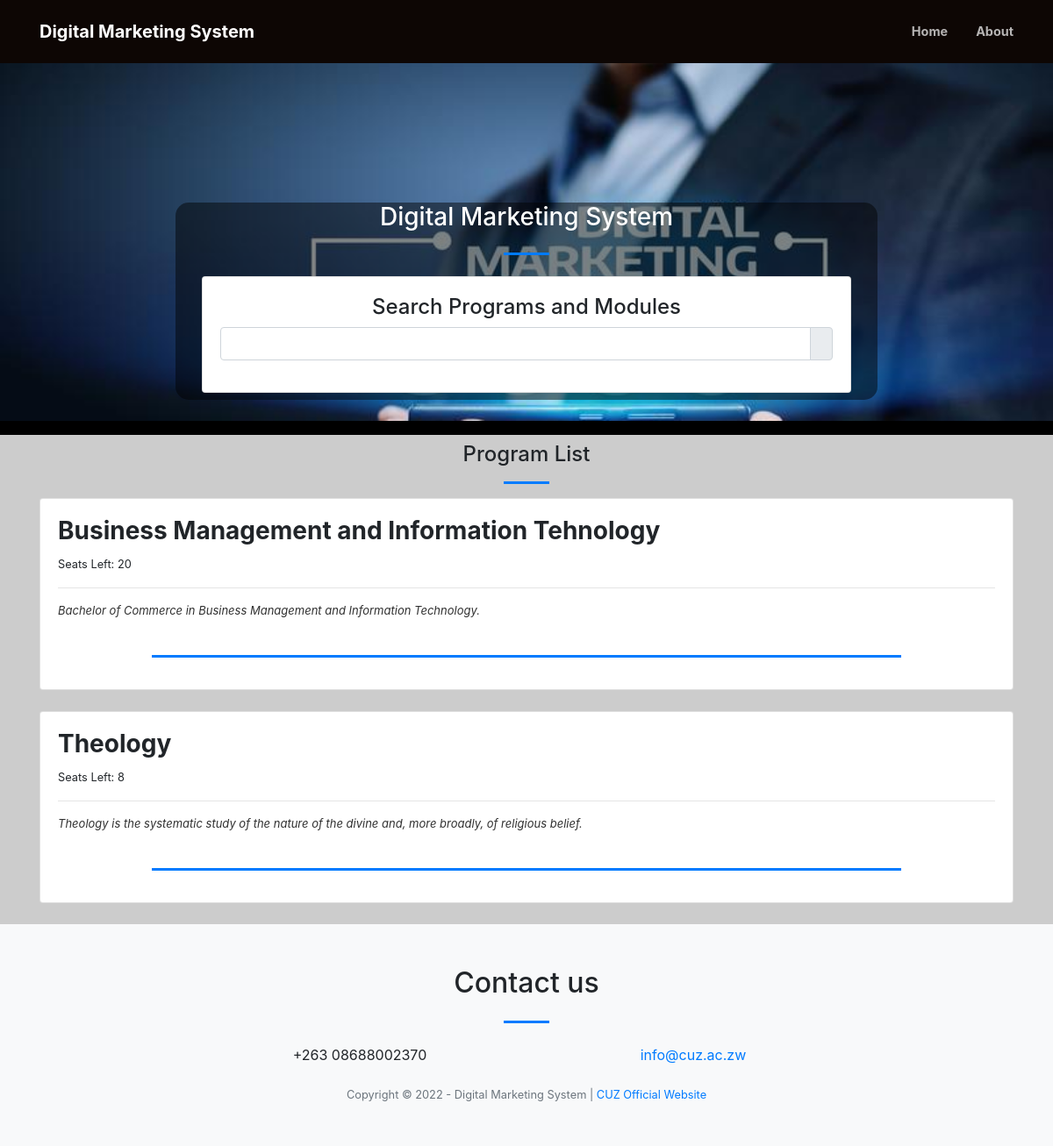
The page / on the database its author committed.
### tables this page shows
CREATE TABLE `program` (
  `id` int(30) NOT NULL,
  `position` varchar(200) NOT NULL,
  `availability` int(30) NOT NULL,
  `description` text NOT NULL,
  `status` tinyint(1) NOT NULL DEFAULT 1,
  `date_created` datetime NOT NULL DEFAULT current_timestamp()
);

### home.php (the view, shortened to what this page needs)
<?php
include 'admin/db_connect.php';
?>
        <header class="masthead">
            <div class="container-fluid h-100">
                <div class="row h-100 align-items-center justify-content-center text-center">
                    <div class="col-lg-8 align-self-end mb-4 page-title">
                    	<h3 class="text-white"><?php echo $_SESSION['setting_name']; ?></h3>
                        <hr class="divider my-4" />
                    <div class="col-md-12 mb-2 text-left">
                        <div class="card">
                            <div class="card-body">
                                  <h4 class="text-center">Search Programs and Modules</h4>
                               <div class="form-group">
                                   <div class="input-group">
                                       <input type="text" class="form-control" id="filter">
                                       <div class="input-group-append">
                                           <span class="input-group-text"><i class="fa fa-search"></i></span>
                                       </div>
                                   </div>
                               </div>
                            </div>
                        </div>
                    </div>
                    </div>
                </div>
            </div>
        </header>
        <section id="list">
            <div class="container mt-3 pt-2">
                <h4 class="text-center">Program List</h4>
                <hr class="divider">
                <?php
                $vacancy = $conn->query("SELECT * FROM program order by date(date_created) desc ");
                while($row = $vacancy->fetch_assoc()):
                    $trans = get_html_translation_table(HTML_ENTITIES,ENT_QUOTES);
                    unset($trans["\""], $trans["<"], $trans[">"], $trans["<h2"]);
                    $desc = strtr(html_entity_decode($row['description']),$trans);
                    $desc=str_replace(array("<li>","</li>"), array("",","), $desc);
                ?>
                <div class="card vacancy-list" data-id="<?php echo $row['id'] ?>">
                    <div class="card-body">
                        <h3><b class="filter-txt"><?php echo $row['position'] ?></b></h3>
                        <span><small>Seats Left: <?php echo $row['availability'] ?></small></span>
                        <hr>
                        <larger class="truncate filter-txt"><?php echo strip_tags($desc) ?></larger>
                        <br>
                        <hr class="divider"  style="max-width: calc(80%)">
                    </div>
                </div>
                <br>
                <?php endwhile; ?>
            </div>
        </section>

### index.php (shortened to what this page needs)
<!DOCTYPE html>
<html lang="en">
    <?php
        include('header.php');
    ?>
    <body id="page-top">
        <nav class="navbar navbar-expand-lg navbar-light fixed-top py-3" id="mainNav">
            <div class="container">
                <a class="navbar-brand js-scroll-trigger" href="./"><?php echo $_SESSION['setting_name'] ?></a>
                <div class="collapse navbar-collapse" id="navbarResponsive">
                    <ul class="navbar-nav ml-auto my-2 my-lg-0">
                        <li class="nav-item"><a class="nav-link js-scroll-trigger" href="index.php?page=home">Home</a></li>
                        <li class="nav-item"><a class="nav-link js-scroll-trigger" href="index.php?page=about">About</a></li>
                    </ul>
                </div>
            </div>
        </nav>
        <?php
        $page = isset($_GET['page']) ?$_GET['page'] : "home";
        include $page.'.php';
        ?>
        <footer class="bg-light py-5">
            <div class="container">
                <div class="row justify-content-center">
                    <div class="col-lg-8 text-center">
                        <h2 class="mt-0">Contact us</h2>
                        <hr class="divider my-4" />
                    </div>
                </div>
                <div class="row">
                    <div class="col-lg-4 ml-auto text-center mb-5 mb-lg-0">
                        <div><?php echo $_SESSION['setting_contact'] ?></div>
                    </div>
                    <div class="col-lg-4 mr-auto text-center">
                        <a class="d-block" href="mailto:<?php echo $_SESSION['setting_email'] ?>"><?php echo $_SESSION['setting_email'] ?></a>
                    </div>
                </div>
            </div>
            <br>
            <div class="container"><div class="small text-center text-muted">Copyright © 2022 - <?php echo $_SESSION['setting_name'] ?> | <a href="https://www.cuz.ac.zw" target="_blank">CUZ Official Website</a></div></div>
        </footer>
    </body>
</html>

### header.php (shortened to what this page needs)
<link href="css/googleapisa.css" rel="stylesheet" />
<link href="css/googleapis.css" rel="stylesheet" type="text/css" />
<link href="https://cdnjs.cloudflare.com/ajax/libs/magnific-popup.js/1.1.0/magnific-popup.min.css" rel="stylesheet" />
<link href="admin/assets/vendor/bootstrap-datepicker/css/bootstrap-datepicker.css" rel="stylesheet" />
<link href="css/styles.css" rel="stylesheet" />
 <link href="admin/assets/css/select2.min.css" rel="stylesheet">

### home.php (style rules this page uses)
.vacancy-list { cursor: pointer; }

### rows shown on the page
program: position "Business Management and Information Tehnology", availability "20", description "Bachelor of Commerce in Business Management and Information Technology."
program: position "Theology", availability "8", description "Theology is the systematic study of the nature of the divine and, more broadly, of religious belief."

### other values the page prints
$_SESSION['setting_name'] "Digital Marketing System"
$_SESSION['setting_contact'] "+263 08688002370"
$_SESSION['setting_email'] "info@cuz.ac.zw"
